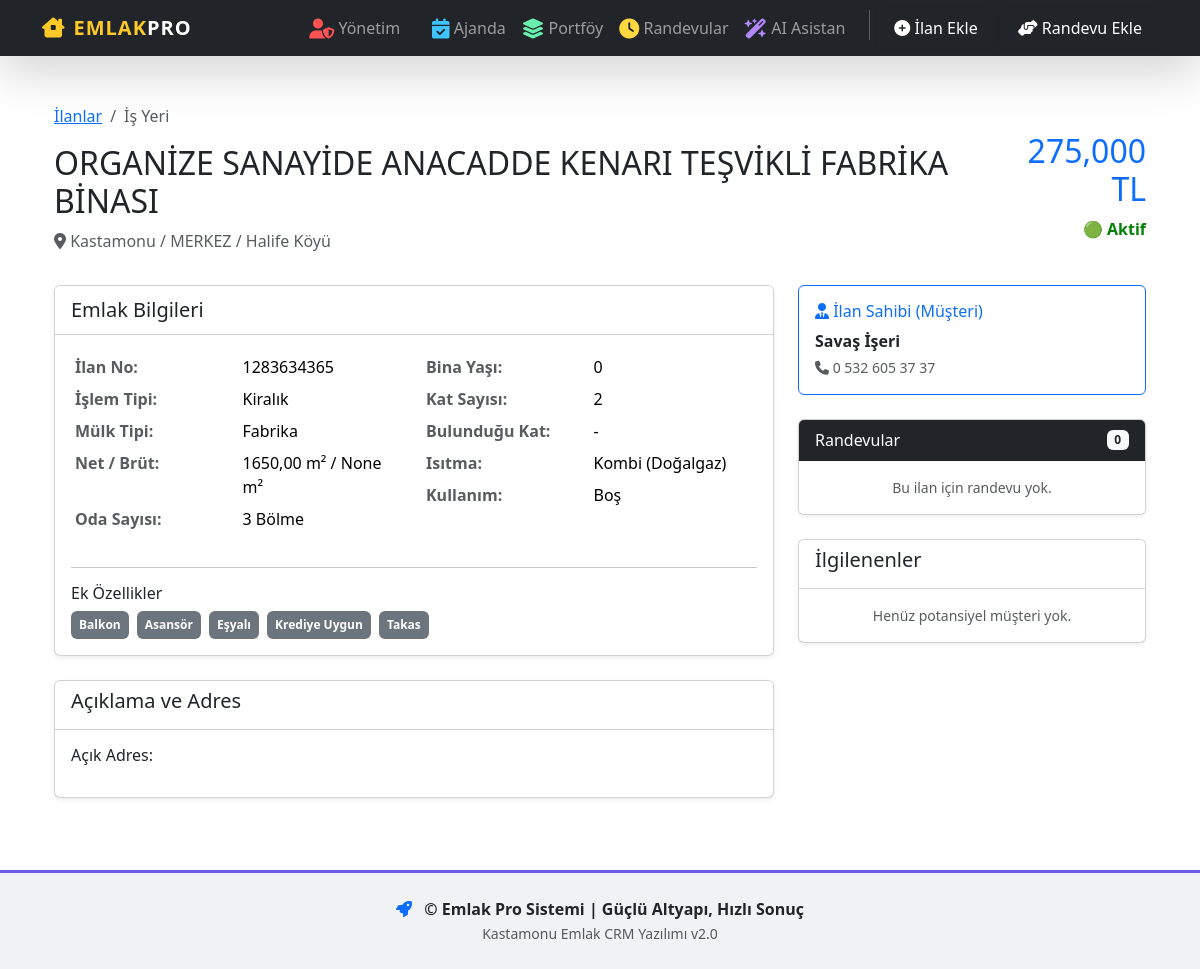
Before: /detay/2/ with the older database file.
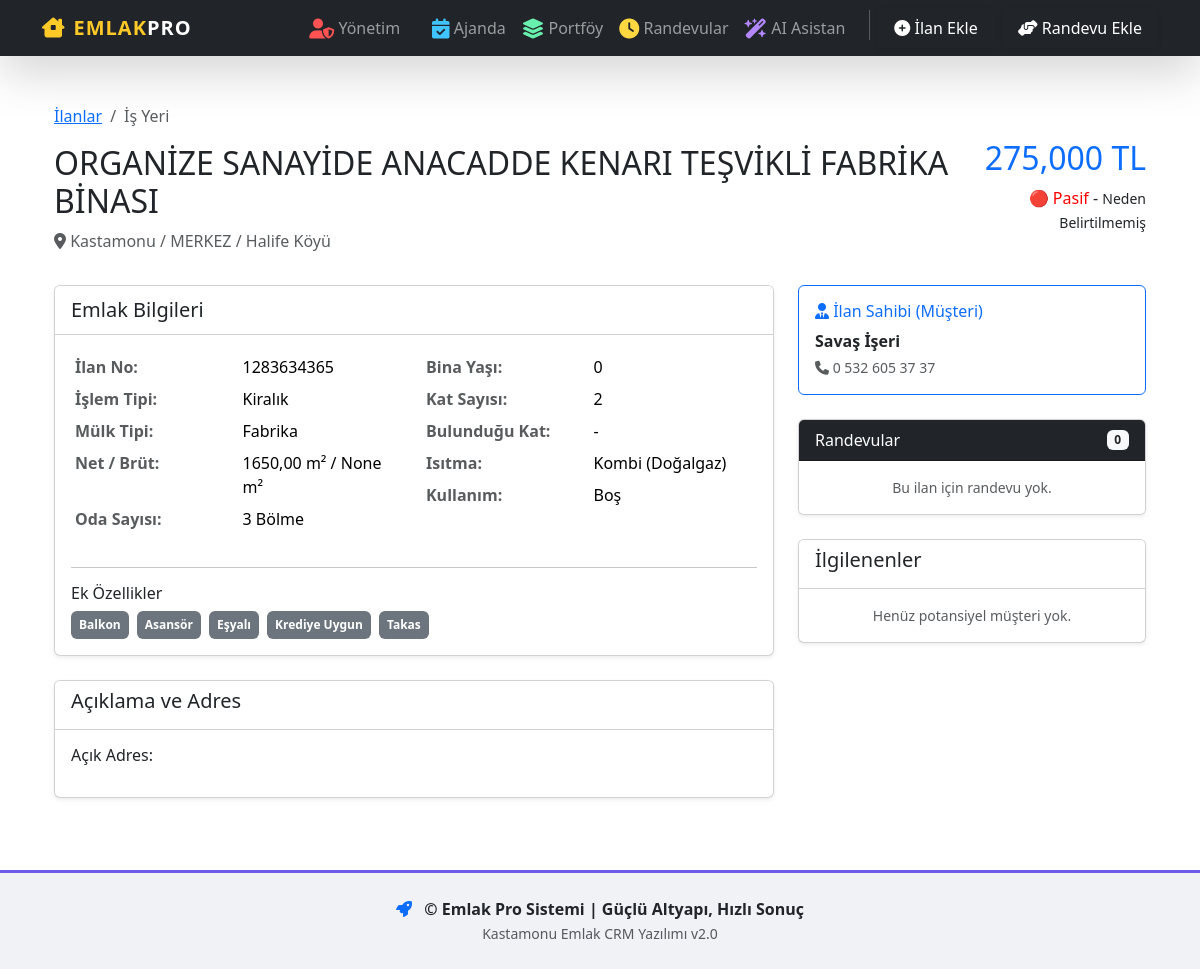
After: the same page with the newer database file.
### ilanlar/models.py (models this page shows, shortened)
class Ilan(models.Model):
    DURUM_SECENEKLERI = [
        ('Aktif', 'Aktif'),
        ('Pasif', 'Pasif')
    ]
    yayindan_kaldirilma_tarihi = models.DateField(
        null=True,
        blank=True,
        verbose_name="Yayından Kaldırılma Tarihi"
    )
    musteri = models.ForeignKey(
        'Musteri', # Model sınıfına işaret eder
        on_delete=models.SET_NULL, # İlan silinirse müşteri kaybolmasın
        null=True,
        blank=True,
        related_name='ilanlar',
        verbose_name="İlan Sahibi"
    )
    il = models.CharField(
        max_length=50,
        verbose_name="İl (Şehir)",
        help_text="Zorunlu Alan. Örn: İstanbul, Kastamonu"
    )
    ilce = models.CharField(
        max_length=50,
        verbose_name="İlçe",
        help_text="Zorunlu Alan. Örn: Merkez, Beşiktaş"
    )
    mahalle = models.CharField(
        max_length=100,
        verbose_name="Mahalle/Semt",
        help_text="Örn: Saraçlar Mh."
    )
    adres = models.TextField(
        null=True,
        blank=True,
        verbose_name="Açık Adres Detayı",
        help_text="Detaylı adres bilgisi (site içi, blok, kat vb.)"
    )
    islem_tipi = models.CharField(
        max_length=10,
        choices=ISLEM_TIPI_SECENEKLERI,
        default='satilik', # Varsayılan olarak satılık seçilebilir
        verbose_name="İşlem Tipi"
    )
    ilan_no = models.CharField(max_length=20, unique=True, verbose_name="İlan No")
    baslik = models.CharField(max_length=150, verbose_name="İlan Başlığı")
    ilan_tarihi = models.DateField(
        default=date.today,
        verbose_name='İlan Kayıt Tarihi'
    )
    ana_kategori = models.CharField(
        max_length=10,
        choices=ANA_KATEGORILER_SECENEKLERI,
        default='konut',
        verbose_name='Mülk Tipi'
    )
    detay_kategori = models.CharField(
        max_length=10,
        choices=DETAY_KATEGORI_SECENEKLERI,
        default='daire',
        verbose_name='Mülk Alt Tipi'
    )
    fiyat = models.DecimalField(
    max_digits=15,
    decimal_places=2, # Emlakta virgülden sonra 2 basamak (kuruş) yeterlidir
    verbose_name="Fiyat"
)
    brut = models.DecimalField(max_digits=10, decimal_places=2,null=True, blank=True, verbose_name="Brüt Alan (m²)")
    net = models.DecimalField(max_digits=10, decimal_places=2, verbose_name="Net Alan (m²)")
    oda_sayisi = models.CharField(
        max_length=10,
        choices=ODA_SAYISI_SECENEKLERI, # <-- Seçenek listesi atandı
        default='2+1',
        verbose_name="Oda Sayısı"
    )
    bina_yasi = models.IntegerField(null=True, blank=True, verbose_name="Bina Yaşı")
    bulundugu_kat = models.CharField(max_length=10, null=True, blank=True, verbose_name="Bulunduğu Kat")
    kat_sayisi = models.IntegerField(null=True, blank=True, verbose_name="Kat Sayısı")
    isitma_tipi = models.CharField(
        max_length=20,
        choices=ISITMA_SECENEKLERI,
        default='kombi',
        verbose_name="Isıtma Tipi"
    )
    banyo_sayisi = models.IntegerField(null=True, blank=True, verbose_name="Banyo Sayısı")
    mutfak_tipi = models.CharField(
        max_length=10,
        choices=MUTFAK_SECENEKLERI,
        default='kapali',
        verbose_name="Mutfak Tipi"
    )
    balkon = models.BooleanField(default=False, verbose_name="Balkon")
    asansor = models.BooleanField(default=False, verbose_name="Asansör")
    otopark_durumu = models.CharField(
        max_length=15,
        choices=OTOPARK_SECENEKLERI,
        default='yok',
        verbose_name="Otopark Durumu"
    )
    esyali = models.BooleanField(default=False, verbose_name="Eşyalı")
    kullanim_durumu = models.CharField(
    max_length=50,
    choices=KULLANIM_DURUMLARI_SECENEKLERI,
    default='Boş',
    verbose_name="Kullanım Durumu"
    )
    site_icerisinde = models.BooleanField(default=False, verbose_name="Site İçerisinde")
    site_adi = models.CharField(max_length=100, null=True, blank=True, verbose_name="Site Adı")
    aidat = models.DecimalField(max_digits=10, decimal_places=2, null=True, blank=True, verbose_name="Aidat")
    krediye_uygun = models.BooleanField(default=False, verbose_name="Krediye Uygun")
    tapu_durumu = models.CharField(
        max_length=20,
        choices=TAPU_DURUMU_SECENEKLERI,
        default='kat_mulkiyeti',
        verbose_name="Tapu Durumu (Mülkiyet)"
    )
    kimden = models.CharField(max_length=50, null=True, blank=True, verbose_name="İlan Sahibi")
    takas = models.BooleanField(default=False, verbose_name="Takas")
    durum = models.CharField(max_length=20, choices=DURUM_SECENEKLERI, default='Aktif', verbose_name="Durum")
    pasif_nedeni = models.CharField(
        max_length=50,
        choices=PASIF_NEDENLERI,
        verbose_name="Pasif Nedeni",
        null=True,
        blank=True,
    )
    imar_durumu = models.CharField(
        max_length=20,
        choices=IMAR_DURUMU_SECENEKLERI,
        default='imar_yok',
        verbose_name="İmar Durumu"
    )
    m2 =models.DecimalField(max_digits=10, decimal_places=2, null=True, blank=True, verbose_name="Alan (m²)")
    m2_fiyati = models.DecimalField(max_digits=10, decimal_places=2, null=True, blank=True, verbose_name="m² Fiyatı")
    ada_no = models.CharField(max_length=50, null=True, blank=True, verbose_name="Ada No")
    parsel_no = models.CharField(max_length=50, null=True, blank=True, verbose_name="Parsel No")
    def net_alan_orani(self):
        """Net alanın brüt alana oranını hesaplar (Yüzde olarak)."""
        if self.brut and self.net and self.brut > 0:
            oran = (self.net / self.brut) * 100
            return f"%{oran:.1f}"
        return "N/A"
    net_alan_orani.short_description = "Net/Brüt Oranı"
    def fiyat_goster(self):
        try:
            return f"{self.fiyat:,.0f} TL"
        except (ValueError, TypeError):
            return "Fiyat Belirtilmemiş"
    fiyat_goster.short_description = "Fiyat"
    def durum_kontrol(self):
        if self.durum == 'Aktif':
            return mark_safe('<span style="color: green; font-weight: bold;">🟢 Aktif</span>')
        elif self.durum == 'Pasif':
            neden_label = self.get_pasif_nedeni_display()
            aciklama = f"Neden: {neden_label}" if self.pasif_nedeni else "Neden Belirtilmemiş"
            return mark_safe(f'<span style="color: red;">🔴 Pasif</span> - <small>{aciklama}</small>')
        return self.durum
    durum_kontrol.short_description = "Durum"
    class Meta:
        verbose_name = "İlan"
        verbose_name_plural = "İlanlar"
        ordering = ['-ilan_tarihi']

class Musteri(models.Model):
    ad = models.CharField(max_length=50, verbose_name="Ad")
    soyad = models.CharField(max_length=50, verbose_name="Soyad")
    telefon = models.CharField(max_length=20, verbose_name="Telefon Numarası")
    class Meta:
        verbose_name = "Müşteri"
        verbose_name_plural = "Müşteriler"

### ilanlar/views.py (the view)
# urls.py: path('detay/<int:pk>/', views.ilan_detay, name='ilan_detay'),
def ilan_detay(request, pk):
    ilan = get_object_or_404(Ilan, pk=pk)
    ilgili_randevular = ilan.randevular.all().order_by('-tarih_saat')
    toplam_randevu_sayisi = ilgili_randevular.count()
    if request.method == 'POST':
        form = RandevuOlusturForm(request.POST)
        if form.is_valid():
            with Transaction.atomic():
                randevu = form.save(commit=False)
                randevu.ilan = ilan
                randevu.durum = 'PLAN'
                randevu.save()
                potansiyel_musteri_objesi = randevu.potansiyel_musteri
                PotansiyelMusteri.objects.update_or_create(
                    telefon=potansiyel_musteri_objesi.telefon,
                    defaults={
                    'ad': potansiyel_musteri_objesi.ad,
                    'soyad': potansiyel_musteri_objesi.soyad,
                    'ilgili_ilan': ilan
                    }
                )
            return redirect('ilan_detay', pk=ilan.pk)
    else:
        form = RandevuOlusturForm()
    context = {
        'ilan': ilan,
        'ilgili_randevular': ilgili_randevular, # Liste
        'randevu_form': form,
        'toplam_randevu_sayisi': toplam_randevu_sayisi, # Sayı
    }
    return render(request, 'ilanlar/ilan_detay.html', context)

### ilanlar/templates/ilanlar/ilan_detay.html (shortened to what the changed rows need)
{% extends 'base.html' %}
{% load humanize %}
{% block content %}
<div class="container mt-4">
    <div class="d-flex justify-content-between align-items-center mb-3">
        <div>
            <nav aria-label="breadcrumb">
                <ol class="breadcrumb">
                    <li class="breadcrumb-item"><a href="{% url 'ilan_listesi' %}">İlanlar</a></li>
                    <li class="breadcrumb-item active">{{ ilan.get_ana_kategori_display }}</li>
                </ol>
            </nav>
            <h1 class="h2">{{ ilan.baslik }}</h1>
            <p class="text-muted"><i class="fas fa-map-marker-alt"></i>
                {{ ilan.il }} / {{ ilan.ilce }} / {{ ilan.mahalle }}
            </p>
        </div>
        <div class="text-end">
            <h2 class="text-primary">{{ ilan.fiyat_goster }}</h2>
            <div>{{ ilan.durum_kontrol }}</div>
        </div>
    </div>
    <div class="row">
        <div class="col-lg-8">
            <div class="card shadow-sm mb-4">
                <div class="card-body">
                    <div class="row g-3">
                        <div class="col-md-6">
                            <table class="table table-sm table-borderless">
                                <tr>
                                    <th class="text-muted w-50">İlan No:</th>
                                    <td>{{ ilan.ilan_no }}</td>
                                </tr>
                                <tr>
                                    <th class="text-muted">İşlem Tipi:</th>
                                    <td>{{ ilan.get_islem_tipi_display }}</td>
                                </tr>
                                <tr>
                                    <th class="text-muted">Mülk Tipi:</th>
                                    <td>{{ ilan.get_detay_kategori_display }}</td>
                                </tr>
                                <tr>
                                    <th class="text-muted">Net / Brüt:</th>
                                    <td>{{ ilan.net }} m² / {{ ilan.brut }} m²</td>
                                </tr>
                                <tr>
                                    <th class="text-muted">Oda Sayısı:</th>
                                    <td>{{ ilan.get_oda_sayisi_display }}</td>
                                </tr>
                            </table>
                        </div>
                        <div class="col-md-6">
                            <table class="table table-sm table-borderless">
                                <tr>
                                    <th class="text-muted w-50">Bina Yaşı:</th>
                                    <td>{% if ilan.bina_yasi is not None %}{{ ilan.bina_yasi }}{% else %}-{% endif %}
                                    </td>
                                </tr>
                                <tr>
                                    <th class="text-muted">Kat Sayısı:</th>
                                    <td>{{ ilan.kat_sayisi|default:"-" }}</td>
                                </tr>
                                <tr>
                                    <th class="text-muted">Bulunduğu Kat:</th>
                                    <td>{{ ilan.bulundugu_kat|default:"-" }}</td>
                                </tr>
                                <tr>
                                    <th class="text-muted">Isıtma:</th>
                                    <td>{{ ilan.get_isitma_tipi_display }}</td>
                                </tr>
                                <tr>
                                    <th class="text-muted">Kullanım:</th>
                                    <td>{{ ilan.get_kullanim_durumu_display }}</td>
                                </tr>
                            </table>
                        </div>
                    </div>
                </div>
            </div>
        </div>
        <div class="col-lg-4">
            <div class="card border-primary mb-4">
                <div class="card-body">
                    <h6 class="card-title text-primary"><i class="fas fa-user-tie"></i> İlan Sahibi (Müşteri)</h6>
                    {% if ilan.musteri %}
                    <p class="mb-1"><strong>{{ ilan.musteri.ad }} {{ ilan.musteri.soyad }}</strong></p>
                    <p class="mb-0 text-muted small"><i class="fas fa-phone"></i> {{ ilan.musteri.telefon }}</p>
                    {% else %}
                    <p class="text-muted mb-0">Sahibi belirtilmemiş.</p>
                    {% endif %}
                </div>
            </div>
        </div>
    </div>
</div>
{% endblock %}

Changed rows visible on the page:
changed Ilan "ORGANİZE SANAYİDE ANACADDE KENARI TEŞVİKLİ FABRİKA BİNASI": durum "Aktif" → "Pasif" (drawn); durum_kontrol "🟢 Aktif" → "🔴 Pasif - Neden Belirtilmemiş"
